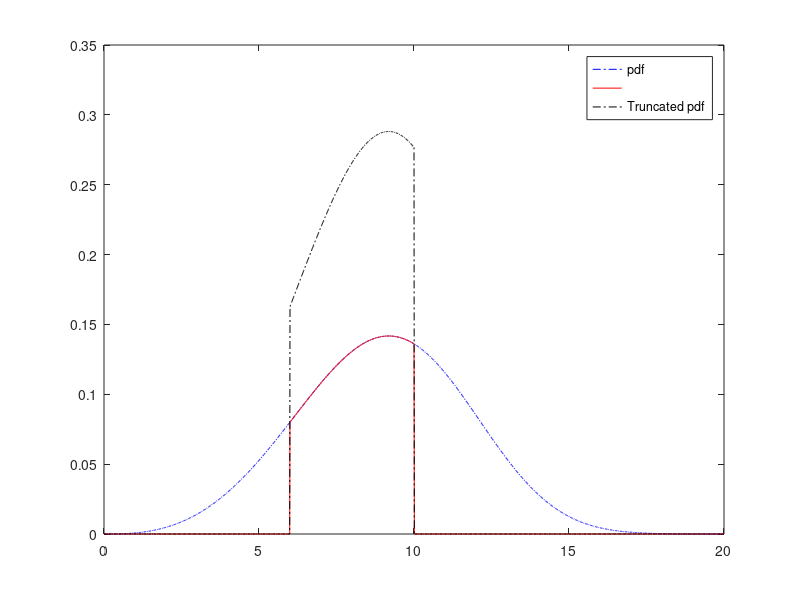

Write the MATLAB code that produced this figure. (Note: this script raises an error after producing the figure.)
function TruncatedPdf()

clc;
clear;

%lambda, gamma of wbl
l=10; ga = 3.7;     

%to be truncated from a to b
a = 6; b = 10;

[m v]=wblstat(l, ga);
m; %= 9.0245
v; %= 7.3791
s = sqrt(v); % 2.7164
c = s/m; %= 0.3010


F = @(x) wblcdf(x, l, ga);
f = @(x) wblpdf(x, l, ga);
g = @(x) ((x>=a) & (x<=b)).*f(x);
tf = @(x) g(x)./(F(b)-F(a));
tF = @(x) (x<a).*0 + ((x>=a) & (x<=b)).*(F(x)-F(a))./(F(b)-F(a)) + (x>b).*1;

t=0:0.01:20;


plot(t,f(t),'b-.'); % original pdf
hold on;
h=plot(t,g(t),'r'); % section of pdf to truncate
hold on;
plot(t,tf(t),'k-.');    %truncated pdf
legend('pdf','','Truncated pdf');
hasbehavior(h,'legend',false) 

figure;
plot(t,F(t),'b-.'); hold on; % original cdf

plot(t,tF(t),'k-.'); %truncated cdf
TruncatedSMP(); %truncated cdf from smp
axis([0,20, -.1,1.1]);


function TruncatedSMP()
    Z = load(cell2mat({'Truncated.dat'}));
    T = Z(:,1);
    Y = Z(:,2);
    
    plot(T,Y);
